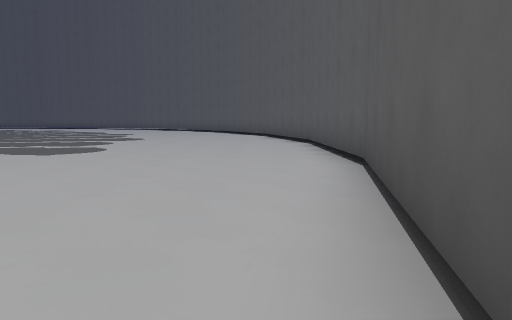
[1] (above)

13 first-person views from a walk through a Godot game level. The camera is 1.2 m above the floor, tilts 6° down and sees 70° across. The floor is counted in squares, 2 m on a side. Each view is taken from the middle of a square. On the plan, view 1 faces up. The plan holds only what a view shows up to about 10 squares ahead; the rest is blank. The place goes on beyond the plan. Flat picture figures and markers are left out. Characters and animated objects are not drawn.

[2]
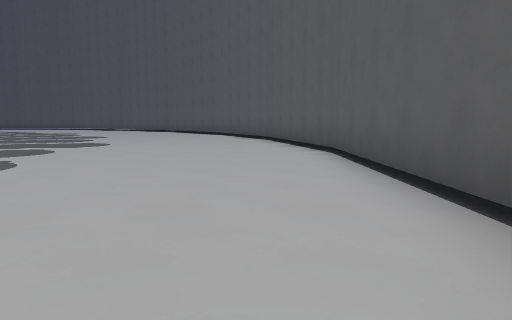

[3]
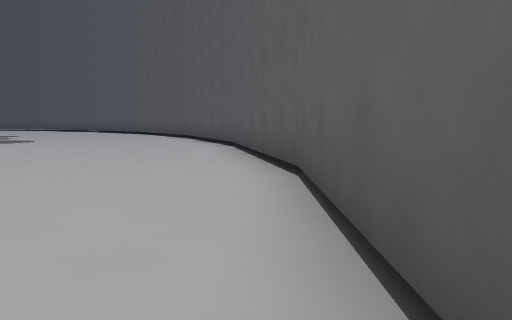

[4]
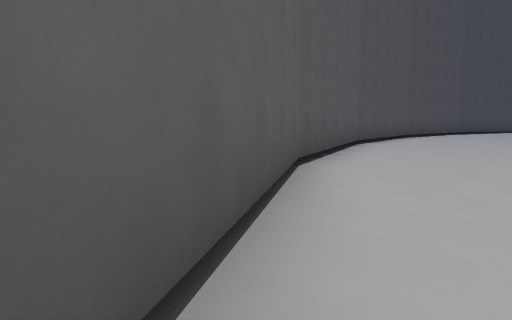

[5]
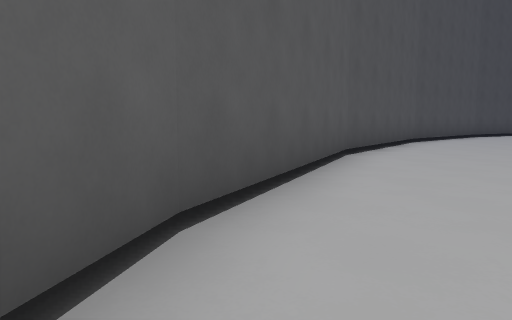

[6]
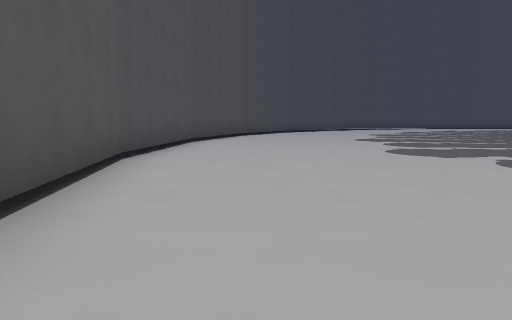

[7]
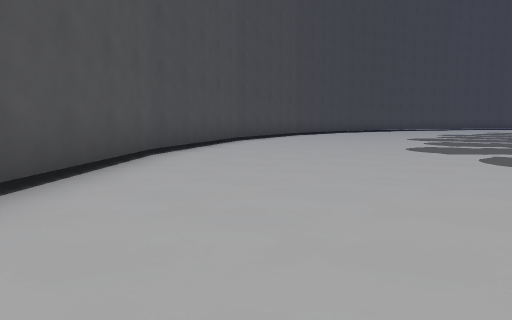

[8]
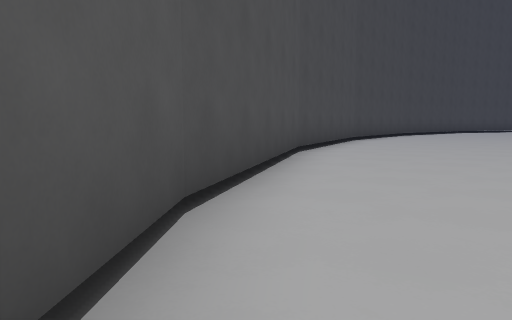

[9]
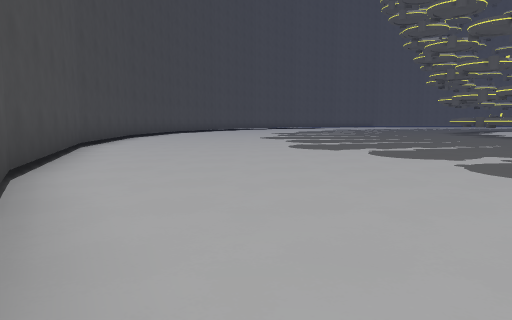

[10]
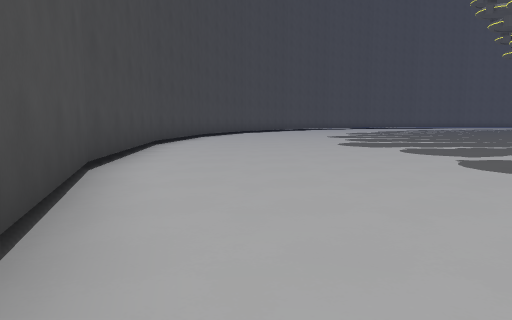

[11]
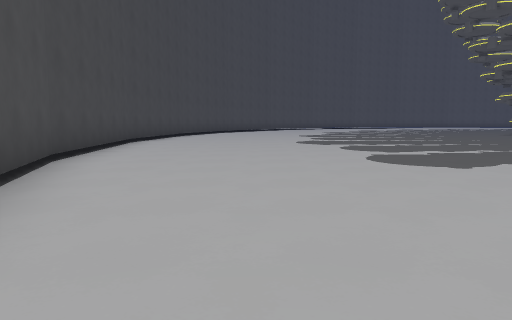

[12]
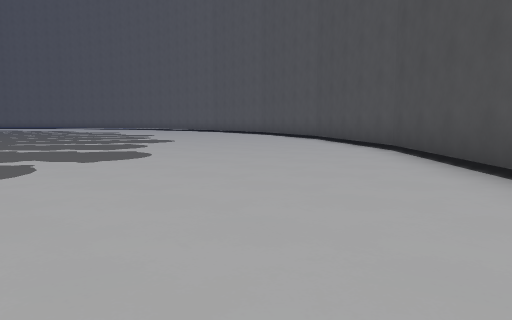

[13]
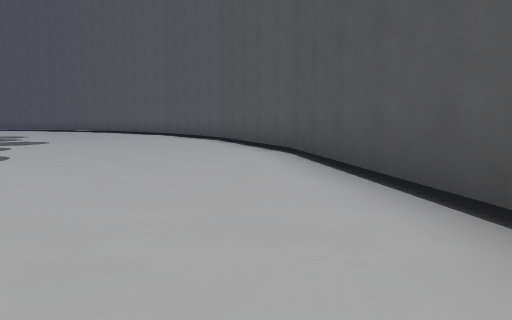

### Floor plan
Points are (right, up) in squares from view 1. A wall is a line through its corners. A room is listed if a view was taken in it or the views show most of it. See-through windows are left out.
Room 1 (views 1, 2, 3, 4, 5, 6, 7, 8, 9, 10, 11, 12, 13)
walls: (-1.7, -4.6) (0.4, 0.1) (1.5, 5.1); (-4.6, -8.7) (-1.6, -4.5); (1.5, 4.9) (1.5, 10.1); (-8.4, -12.1) (-4.6, -8.6); (1.5, 10) (0.4, 15); (-12.8, -14.6) (-8.3, -12); (0.4, 14.9) (-0.1, 16.1); (-17.6, -16.1) (-12.6, -14.5); (-22.6, -16.6) (-17.5, -16.1); (-23.2, -16.5) (-22.5, -16.6)

Where each view was taken, in squares from view 1:
view 1: 0 up, 0 right, facing up
view 2: 3 up, 0 right, facing up
view 3: 6 up, 1 right, facing up
view 4: 5 up, 1 right, facing down
view 5: 2 up, 0 right, facing down
view 6: 3 down, 2 left, facing down-left
view 7: 6 down, 5 left, facing down-left
view 8: 10 down, 7 left, facing down-left
view 9: 12 down, 9 left, facing left
view 10: 14 down, 13 left, facing left
view 11: 13 down, 12 left, facing left
view 12: 12 down, 12 left, facing up-right
view 13: 9 down, 7 left, facing up-right
